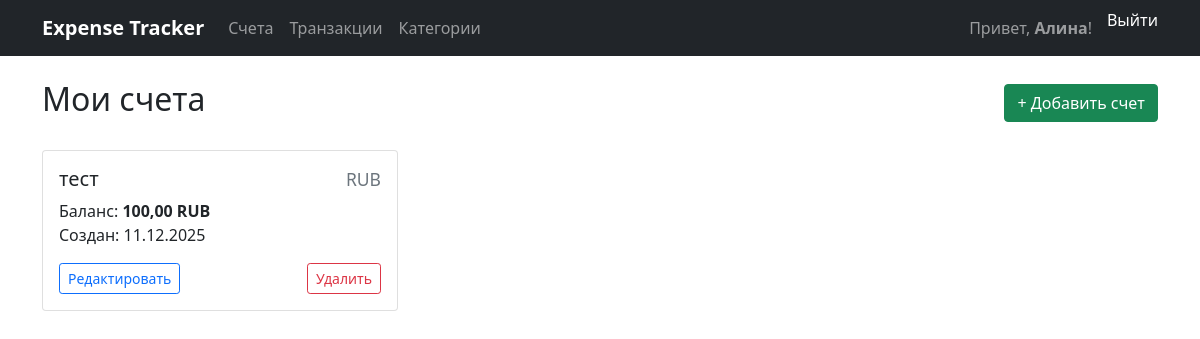
/accounts/ (signed in), run on the app's committed database.
### expenses/models.py (models this page shows, shortened)
class Account(models.Model):
    owner = models.ForeignKey(User, on_delete=models.CASCADE, related_name='accounts')
    name = models.CharField(max_length=120)
    currency = models.CharField(max_length=3, default='RUB')
    balance = models.DecimalField(max_digits=12, decimal_places=2, default=Decimal('0.00'))
    created_at = models.DateTimeField(auto_now_add=True)
    class Meta:
        ordering = ['-created_at']

### expenses/views.py (the view)
# urls.py: path('accounts/', views.AccountListView.as_view(), name='account_list'),
class AccountListView(LoginRequiredMixin, ListView):
    model = Account
    template_name = 'expenses/account_list.html'
    def get_queryset(self):
        return Account.objects.filter(owner=self.request.user)

### expenses/templates/expenses/account_list.html
{% extends 'expenses/base.html' %}
{% block content %}
<div class="d-flex justify-content-between align-items-center mb-4">
    <h2>Мои счета</h2>
    <a href="{% url 'expenses:account_add' %}" class="btn btn-success">+ Добавить счет</a>
</div>
<div class="row">
    {% for account in account_list %}
    <div class="col-md-4 mb-3">
        <div class="card">
            <div class="card-body">
                <h5 class="card-title d-flex justify-content-between align-items-center">
                    <span>{{ account.name }}</span>
                    <small class="text-muted">{{ account.currency }}</small>
                </h5>
                <p class="card-text">
                    Баланс: <strong>{{ account.balance }} {{ account.currency }}</strong><br>
                    Создан: {{ account.created_at|date:"d.m.Y" }}
                </p>
                <div class="d-flex justify-content-between">
                    <a href="{% url 'expenses:account_edit' account.pk %}" class="btn btn-sm btn-outline-primary">Редактировать</a>
                    <a href="{% url 'expenses:account_delete' account.pk %}" class="btn btn-sm btn-outline-danger">Удалить</a>
                </div>
            </div>
        </div>
    </div>
    {% empty %}
    <div class="col-12">
        <div class="alert alert-info">У вас пока нет счетов. <a href="{% url 'expenses:account_add' %}">Создайте первый счет</a></div>
    </div>
    {% endfor %}
</div>
{% endblock %}

### expenses/templates/expenses/base.html (shortened to what this page needs)
<!DOCTYPE html>
<html lang="ru">
<head>
    <link href="https://cdn.jsdelivr.net/npm/bootstrap@5.1.3/dist/css/bootstrap.min.css" rel="stylesheet">
</head>
<body>
    <nav class="navbar navbar-expand-lg navbar-dark bg-dark">
        <div class="container">
            <a class="navbar-brand" href="{% url 'expenses:home' %}">
                Expense Tracker
            </a>
            <div class="collapse navbar-collapse" id="navbarContent">
                <div class="navbar-nav me-auto">
                    {% if user.is_authenticated %}
                        <a class="nav-link" href="{% url 'expenses:account_list' %}">
                            Счета
                        </a>
                        <a class="nav-link" href="{% url 'expenses:transaction_list' %}">
                            Транзакции
                        </a>
                        <a class="nav-link" href="{% url 'expenses:category_list' %}">
                            Категории
                        </a>
                    {% endif %}
                </div>
                <div class="navbar-nav">
                    {% if user.is_authenticated %}
                        <span class="navbar-text welcome-text">
                            Привет, <strong>{{ user.username }}</strong>!
                        </span>
                        <form method="post" action="{% url 'expenses:logout' %}" class="d-inline">
                            <button type="submit" class="nav-link btn btn-link p-0 border-0 bg-transparent text-white">
                                Выйти
                            </button>
                        </form>
                    {% endif %}
                </div>
            </div>
        </div>
    </nav>
    <main class="container mt-4">
        {% block content %}{% endblock %}
    </main>
</body>
</html>

### expenses/templates/expenses/base.html (style rules this page uses)
.navbar-brand { font-weight: bold; }
.welcome-text { color: #fff; margin-right: 15px; }

### data on the page
Account: name "тест", currency "RUB", balance "100,00", created_at "11.12.2025"

### other printed values
{{ user.username }} "Алина"
